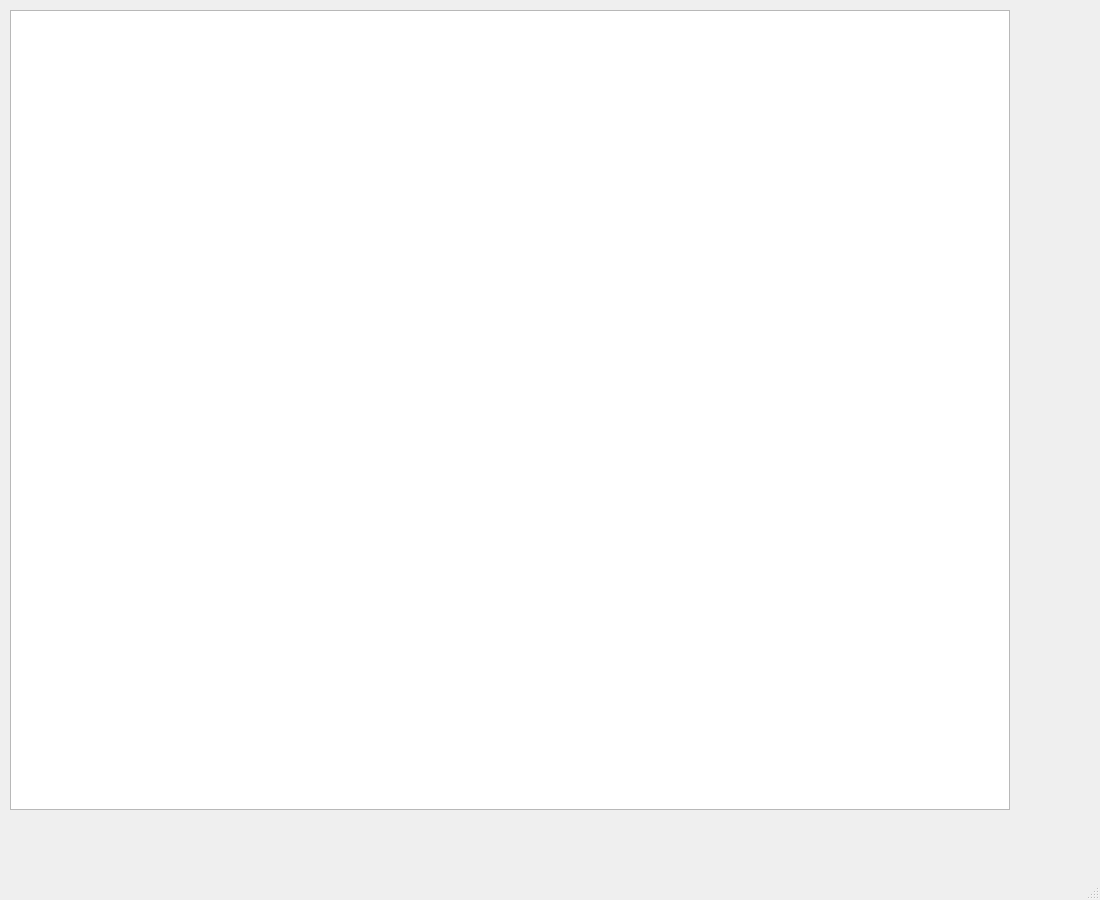
<?xml version="1.0" encoding="UTF-8"?>
<ui version="4.0">
 <class>MainWindow</class>
 <widget class="QMainWindow" name="MainWindow">
  <property name="geometry">
   <rect>
    <x>0</x>
    <y>0</y>
    <width>1100</width>
    <height>900</height>
   </rect>
  </property>
  <property name="windowTitle">
   <string>MainWindow</string>
  </property>
  <widget class="QWidget" name="centralwidget">
   <widget class="QGraphicsView" name="graphicsView">
    <property name="geometry">
     <rect>
      <x>10</x>
      <y>10</y>
      <width>1000</width>
      <height>800</height>
     </rect>
    </property>
   </widget>
  </widget>
  <widget class="QMenuBar" name="menubar">
   <property name="geometry">
    <rect>
     <x>0</x>
     <y>0</y>
     <width>1100</width>
     <height>26</height>
    </rect>
   </property>
  </widget>
  <widget class="QStatusBar" name="statusbar"/>
 </widget>
 <resources/>
 <connections/>
</ui>
